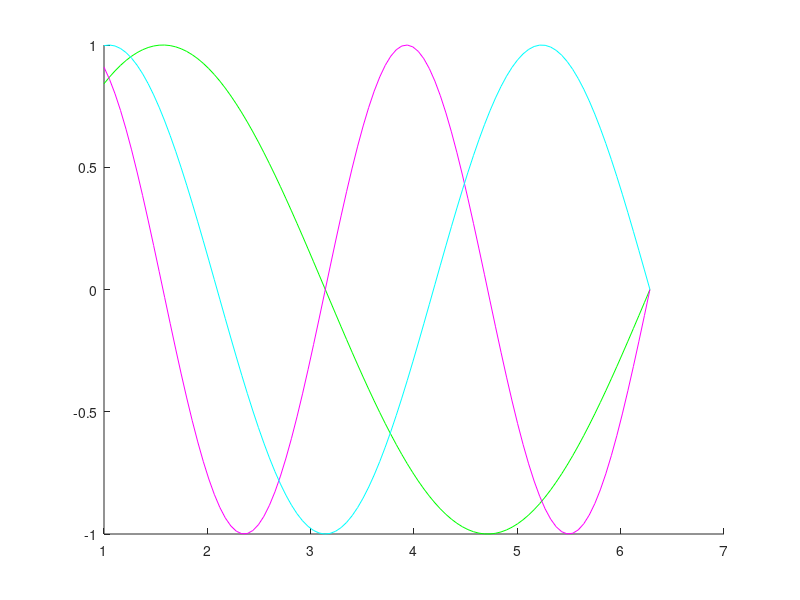

Write MATLAB code to recreate this figure.
%hold example
a = linspace(1,2*pi);
b = sin(a);
c = sin(a*2);
d = sin(a*3/2);
% ab teeno p se comment htane p bhi sirf 3rd waala graph bchta h so if
% someone wanted all 3 graphs nt possible without hold , unless he plans to
% use subplot 
hold on;

plot(a,b,'green');
plot(a,c,'magenta');
plot(a,d,'cyan');
